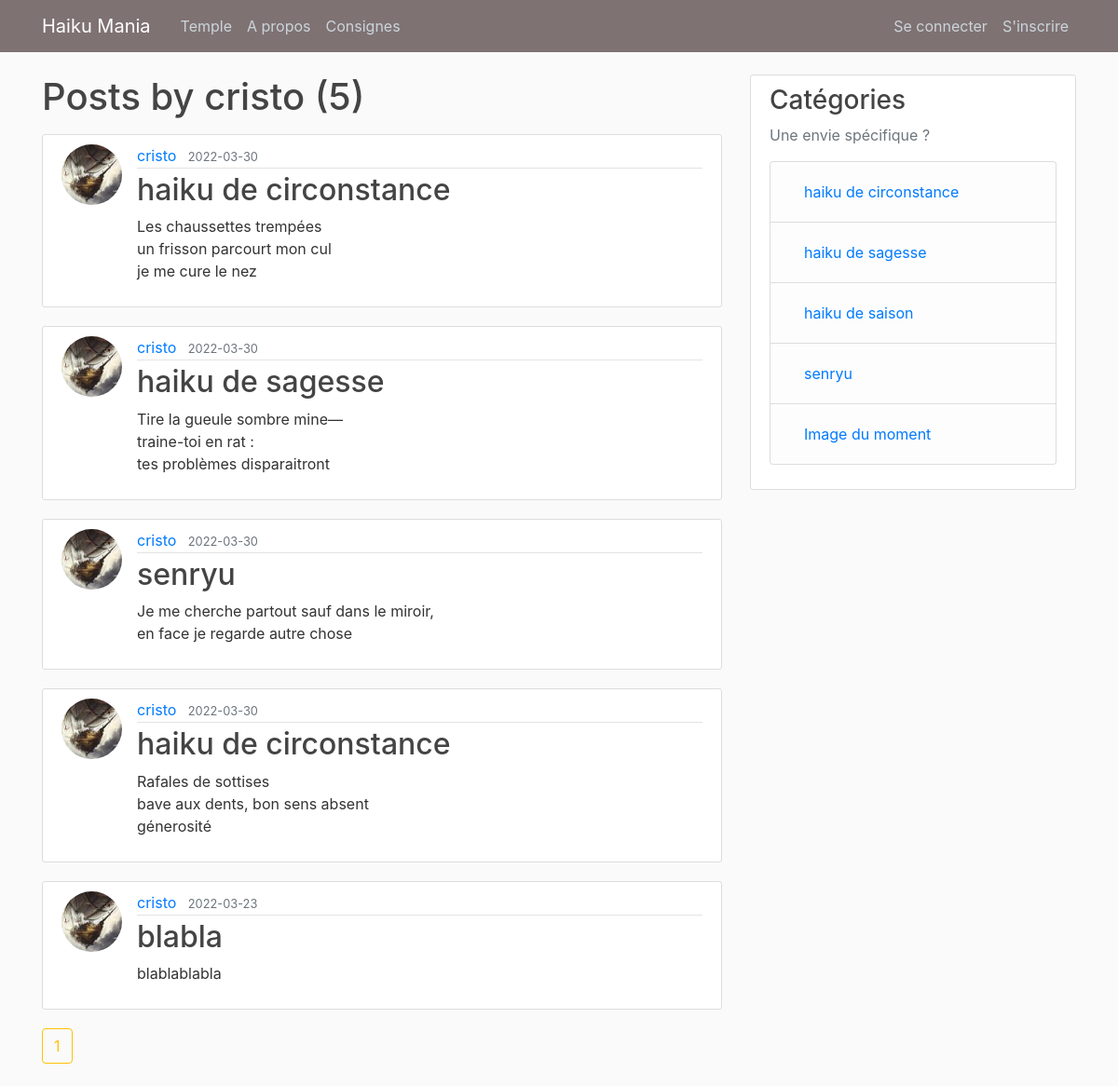
The app's page /user/cristo, older data.
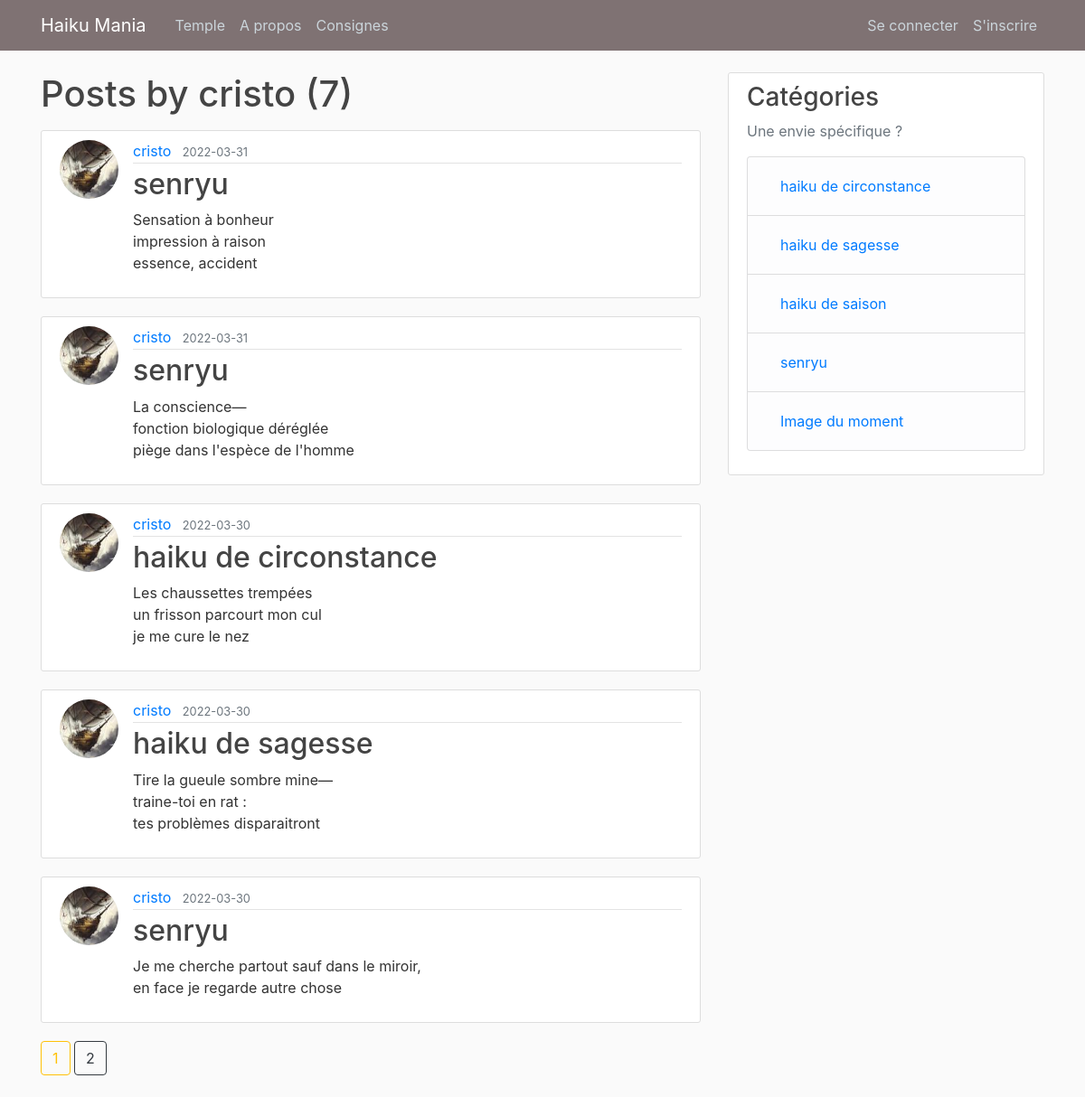
The same page, newer data.
### flaskblog/models.py (models this page shows, shortened)
class Post(db.Model):
    id = db.Column(db.Integer, primary_key=True)
    title = db.Column(db.String(100), nullable=False)
    date_posted = db.Column(db.DateTime, nullable=False, default=datetime.utcnow)
    content = db.Column(db.Text, nullable=False)
    user_id = db.Column(db.Integer, db.ForeignKey('user.id'), nullable=False)

class User(db.Model, UserMixin):
    id = db.Column(db.Integer, primary_key=True)
    username = db.Column(db.String(20), unique=True, nullable=False)
    email = db.Column(db.String(120), unique=True, nullable=False)
    image_file = db.Column(db.String(20), nullable=False, default='default.jpg')
    password = db.Column(db.String(60), nullable=False)
    posts = db.relationship('Post', backref='author', lazy=True)

### flaskblog/users/routes.py (the view)
@users.route("/user/<string:username>")
def user_posts(username):
    page = request.args.get('page', 1, type=int)
    user = User.query.filter_by(username=username).first_or_404()
    posts = Post.query.filter_by(author=user)\
        .order_by(Post.date_posted.desc())\
        .paginate(page=page, per_page=5)
    return render_template('user_posts.html', posts=posts, user=user)

### flaskblog/templates/user_posts.html
{% extends "layout.html" %}
{% block content %}
    <h1 class="mb-3">Posts by {{ user.username }} ({{ posts.total }})</h1>
    {% for post in posts.items %}
        <article class="media content-section">
          <img class="rounded-circle article-img" src="{{ url_for('static', filename='profile_pics/' + post.author.image_file) }}">
          <div class="media-body">
            <div class="article-metadata">
              <a class="mr-2" href="{{ url_for('users.user_posts', username=post.author.username) }}">{{ post.author.username }}</a>
              <small class="text-muted">{{ post.date_posted.strftime('%Y-%m-%d') }}</small>
            </div>
            <h2><a class="article-title" href="{{ url_for('posts.post', post_id=post.id) }}">{{ post.title }}</a></h2>
            <p class="article-content">{{ post.content }}</p>
          </div>
        </article>
    {% endfor %}
    {% for page_num in posts.iter_pages(left_edge=1, right_edge=1, left_current=1, right_current=2) %}
      {% if page_num %}
        {% if posts.page == page_num %}
          <a class="btn btn-outline-warning mb-4" href="{{ url_for('users.user_posts', username=user.username, page=page_num) }}">{{ page_num }}</a>
        {% else %}
          <a class="btn btn-outline-dark mb-4" href="{{ url_for('users.user_posts', username=user.username, page=page_num) }}">{{ page_num }}</a>
        {% endif %}
      {% else %}
        ...
      {% endif %}
    {% endfor %}
{% endblock content %}

Row changes from the older to the newer data that the page shows:
no longer on this page (row unchanged): Post: image_file (picture), author.username "cristo", date_posted "2022-03-30", title "haiku de circonstance", content "Rafales de sottises bave aux dents, bon sens absent génerosité"
no longer on this page (row unchanged): Post: image_file (picture), author.username "cristo", date_posted "2022-03-23", title "blabla", content "blablablabla"
added Post: image_file (picture), author.username "cristo", date_posted "2022-03-31", title "senryu", content "Sensation à bonheur impression à raison essence, accident"
added Post: image_file (picture), author.username "cristo", date_posted "2022-03-31", title "senryu", content "La conscience— fonction biologique déréglée piège dans l'espèce de l'homme"
Text that changed along with them:
{{ posts.total }}: "5" → "7"
new list line: "2"
